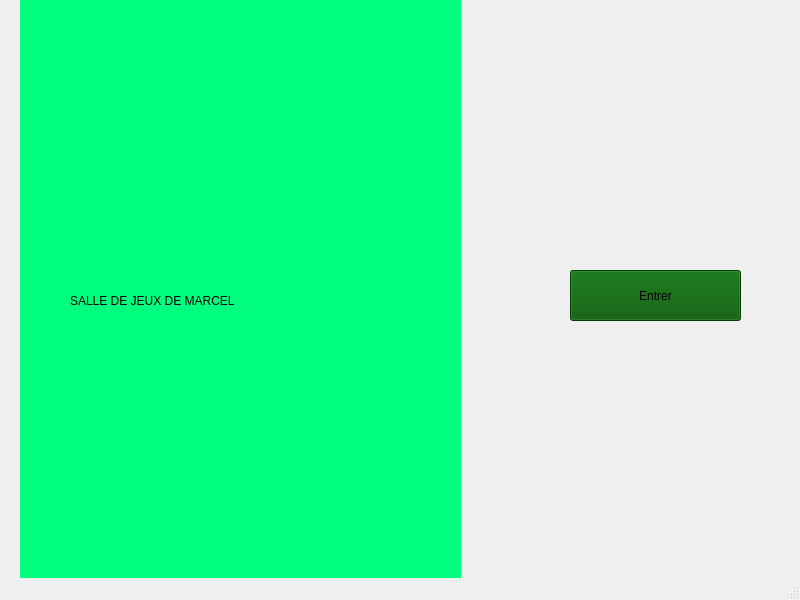
<?xml version="1.0" encoding="UTF-8"?>
<ui version="4.0">
 <class>MainWindow</class>
 <widget class="QMainWindow" name="MainWindow">
  <property name="geometry">
   <rect>
    <x>0</x>
    <y>0</y>
    <width>800</width>
    <height>600</height>
   </rect>
  </property>
  <property name="windowTitle">
   <string>MainWindow</string>
  </property>
  <widget class="QWidget" name="centralwidget">
   <widget class="QPushButton" name="pushButton">
    <property name="geometry">
     <rect>
      <x>570</x>
      <y>270</y>
      <width>171</width>
      <height>51</height>
     </rect>
    </property>
    <property name="styleSheet">
     <string notr="true">font: 700 14pt &quot;Segoe UI&quot;;
background-color: rgb(0, 85, 0);
color: rgb(0, 0, 0);
</string>
    </property>
    <property name="text">
     <string>Entrer</string>
    </property>
    <property name="icon">
     <iconset theme="QIcon::ThemeIcon::GoHome"/>
    </property>
   </widget>
   <widget class="QWidget" name="widget" native="true">
    <property name="geometry">
     <rect>
      <x>20</x>
      <y>0</y>
      <width>441</width>
      <height>581</height>
     </rect>
    </property>
    <property name="styleSheet">
     <string notr="true">background-color: rgb(0, 255, 127);</string>
    </property>
    <widget class="QLabel" name="label_5">
     <property name="geometry">
      <rect>
       <x>50</x>
       <y>250</y>
       <width>381</width>
       <height>101</height>
      </rect>
     </property>
     <property name="styleSheet">
      <string notr="true">color: rgb(0, 0, 0);
font: 700 16pt &quot;Tahoma&quot;;
</string>
     </property>
     <property name="text">
      <string>SALLE DE JEUX DE MARCEL</string>
     </property>
    </widget>
   </widget>
  </widget>
  <widget class="QMenuBar" name="menubar">
   <property name="geometry">
    <rect>
     <x>0</x>
     <y>0</y>
     <width>800</width>
     <height>25</height>
    </rect>
   </property>
  </widget>
  <widget class="QStatusBar" name="statusbar"/>
 </widget>
 <resources/>
 <connections/>
</ui>
